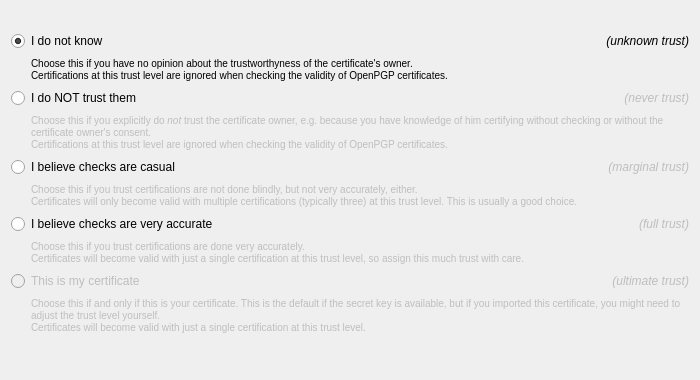
<?xml version="1.0" encoding="UTF-8"?>
<ui version="4.0">
 <class>OwnerTrustDialog</class>
 <widget class="QWidget" name="OwnerTrustDialog">
  <property name="geometry">
   <rect>
    <x>0</x>
    <y>0</y>
    <width>700</width>
    <height>380</height>
   </rect>
  </property>
  <layout class="QVBoxLayout" name="verticalLayout">
   <property name="sizeConstraint">
    <enum>QLayout::SetMinimumSize</enum>
   </property>
   <item>
    <widget class="QLabel" name="label">
     <property name="wordWrap">
      <bool>true</bool>
     </property>
    </widget>
   </item>
   <item>
    <layout class="QHBoxLayout" name="horizontalLayout_10">
     <item>
      <widget class="QRadioButton" name="unknownRB">
       <property name="text">
        <string>I do not know</string>
       </property>
       <property name="checked">
        <bool>true</bool>
       </property>
      </widget>
     </item>
     <item>
      <widget class="QLabel" name="label_7">
       <property name="enabled">
        <bool>true</bool>
       </property>
       <property name="text">
        <string>&lt;i&gt;(unknown trust)&lt;/i&gt;</string>
       </property>
       <property name="alignment">
        <set>Qt::AlignRight|Qt::AlignTrailing|Qt::AlignVCenter</set>
       </property>
      </widget>
     </item>
    </layout>
   </item>
   <item>
    <layout class="QHBoxLayout" name="horizontalLayout">
     <item>
      <spacer>
       <property name="orientation">
        <enum>Qt::Horizontal</enum>
       </property>
       <property name="sizeType">
        <enum>QSizePolicy::Fixed</enum>
       </property>
       <property name="sizeHint" stdset="0">
        <size>
         <width>20</width>
         <height>20</height>
        </size>
       </property>
      </spacer>
     </item>
     <item>
      <widget class="QLabel" name="label_2">
       <property name="enabled">
        <bool>true</bool>
       </property>
       <property name="text">
        <string>&lt;font size=&quot;-1&quot;&gt;Choose this if you have no opinion about the trustworthyness of the certificate's owner.&lt;br&gt;Certifications at this trust level are ignored when checking the validity of OpenPGP certificates.&lt;/font&gt;</string>
       </property>
       <property name="wordWrap">
        <bool>true</bool>
       </property>
      </widget>
     </item>
    </layout>
   </item>
   <item>
    <layout class="QHBoxLayout" name="horizontalLayout_9">
     <item>
      <widget class="QRadioButton" name="neverRB">
       <property name="text">
        <string>I do NOT trust them</string>
       </property>
      </widget>
     </item>
     <item>
      <widget class="QLabel" name="label_8">
       <property name="enabled">
        <bool>false</bool>
       </property>
       <property name="text">
        <string>&lt;i&gt;(never trust)&lt;/i&gt;</string>
       </property>
       <property name="alignment">
        <set>Qt::AlignRight|Qt::AlignTrailing|Qt::AlignVCenter</set>
       </property>
      </widget>
     </item>
    </layout>
   </item>
   <item>
    <layout class="QHBoxLayout" name="horizontalLayout_2">
     <item>
      <spacer>
       <property name="orientation">
        <enum>Qt::Horizontal</enum>
       </property>
       <property name="sizeType">
        <enum>QSizePolicy::Fixed</enum>
       </property>
       <property name="sizeHint" stdset="0">
        <size>
         <width>20</width>
         <height>20</height>
        </size>
       </property>
      </spacer>
     </item>
     <item>
      <widget class="QLabel" name="label_3">
       <property name="enabled">
        <bool>false</bool>
       </property>
       <property name="text">
        <string>&lt;font size=&quot;-1&quot;&gt;Choose this if you explicitly do &lt;em&gt;not&lt;/em&gt; trust the certificate owner, e.g. because you have knowledge of him certifying without checking or without the certificate owner's consent.&lt;br&gt;Certifications at this trust level are ignored when checking the validity of OpenPGP certificates.&lt;/font&gt;</string>
       </property>
       <property name="wordWrap">
        <bool>true</bool>
       </property>
      </widget>
     </item>
    </layout>
   </item>
   <item>
    <layout class="QHBoxLayout" name="horizontalLayout_8">
     <item>
      <widget class="QRadioButton" name="marginalRB">
       <property name="text">
        <string>I believe checks are casual</string>
       </property>
      </widget>
     </item>
     <item>
      <widget class="QLabel" name="label_9">
       <property name="enabled">
        <bool>false</bool>
       </property>
       <property name="text">
        <string>&lt;i&gt;(marginal trust)&lt;/i&gt;</string>
       </property>
       <property name="alignment">
        <set>Qt::AlignRight|Qt::AlignTrailing|Qt::AlignVCenter</set>
       </property>
      </widget>
     </item>
    </layout>
   </item>
   <item>
    <layout class="QHBoxLayout" name="horizontalLayout_3">
     <item>
      <spacer>
       <property name="orientation">
        <enum>Qt::Horizontal</enum>
       </property>
       <property name="sizeType">
        <enum>QSizePolicy::Fixed</enum>
       </property>
       <property name="sizeHint" stdset="0">
        <size>
         <width>20</width>
         <height>20</height>
        </size>
       </property>
      </spacer>
     </item>
     <item>
      <widget class="QLabel" name="label_4">
       <property name="enabled">
        <bool>false</bool>
       </property>
       <property name="text">
        <string>&lt;font size=&quot;-1&quot;&gt;Choose this if you trust certifications are not done blindly, but not very accurately, either.&lt;br&gt;Certificates will only become valid with multiple certifications (typically three) at this trust level. This is usually a good choice.&lt;/font&gt;</string>
       </property>
       <property name="wordWrap">
        <bool>true</bool>
       </property>
      </widget>
     </item>
    </layout>
   </item>
   <item>
    <layout class="QHBoxLayout" name="horizontalLayout_7">
     <item>
      <widget class="QRadioButton" name="fullRB">
       <property name="text">
        <string>I believe checks are very accurate</string>
       </property>
      </widget>
     </item>
     <item>
      <widget class="QLabel" name="label_10">
       <property name="enabled">
        <bool>false</bool>
       </property>
       <property name="text">
        <string>&lt;i&gt;(full trust)&lt;/i&gt;</string>
       </property>
       <property name="alignment">
        <set>Qt::AlignRight|Qt::AlignTrailing|Qt::AlignVCenter</set>
       </property>
      </widget>
     </item>
    </layout>
   </item>
   <item>
    <layout class="QHBoxLayout" name="horizontalLayout_4">
     <item>
      <spacer>
       <property name="orientation">
        <enum>Qt::Horizontal</enum>
       </property>
       <property name="sizeType">
        <enum>QSizePolicy::Fixed</enum>
       </property>
       <property name="sizeHint" stdset="0">
        <size>
         <width>20</width>
         <height>20</height>
        </size>
       </property>
      </spacer>
     </item>
     <item>
      <widget class="QLabel" name="label_5">
       <property name="enabled">
        <bool>false</bool>
       </property>
       <property name="text">
        <string>&lt;font size=&quot;-1&quot;&gt;Choose this if you trust certifications are done very accurately.&lt;br&gt;Certificates will become valid with just a single certification at this trust level, so assign this much trust with care.&lt;/font&gt;</string>
       </property>
       <property name="wordWrap">
        <bool>true</bool>
       </property>
      </widget>
     </item>
    </layout>
   </item>
   <item>
    <layout class="QHBoxLayout" name="horizontalLayout_6">
     <item>
      <widget class="QRadioButton" name="ultimateRB">
       <property name="enabled">
        <bool>false</bool>
       </property>
       <property name="text">
        <string>This is my certificate</string>
       </property>
      </widget>
     </item>
     <item>
      <widget class="QLabel" name="label_11">
       <property name="enabled">
        <bool>false</bool>
       </property>
       <property name="text">
        <string>&lt;i&gt;(ultimate trust)&lt;/i&gt;</string>
       </property>
       <property name="alignment">
        <set>Qt::AlignRight|Qt::AlignTrailing|Qt::AlignVCenter</set>
       </property>
      </widget>
     </item>
    </layout>
   </item>
   <item>
    <layout class="QHBoxLayout" name="horizontalLayout_5">
     <item>
      <spacer>
       <property name="orientation">
        <enum>Qt::Horizontal</enum>
       </property>
       <property name="sizeType">
        <enum>QSizePolicy::Fixed</enum>
       </property>
       <property name="sizeHint" stdset="0">
        <size>
         <width>20</width>
         <height>20</height>
        </size>
       </property>
      </spacer>
     </item>
     <item>
      <widget class="QLabel" name="label_6">
       <property name="enabled">
        <bool>false</bool>
       </property>
       <property name="text">
        <string>&lt;font size=&quot;-1&quot;&gt;Choose this if and only if this is your certificate. This is the default if the secret key is available, but if you imported this certificate, you might need to adjust the trust level yourself.&lt;br&gt;Certificates will become valid with just a single certification at this trust level.&lt;/font&gt;</string>
       </property>
       <property name="wordWrap">
        <bool>true</bool>
       </property>
      </widget>
     </item>
    </layout>
   </item>
   <item>
    <spacer>
     <property name="orientation">
      <enum>Qt::Vertical</enum>
     </property>
     <property name="sizeHint" stdset="0">
      <size>
       <width>501</width>
       <height>40</height>
      </size>
     </property>
    </spacer>
   </item>
  </layout>
 </widget>
 <resources/>
 <connections>
  <connection>
   <sender>unknownRB</sender>
   <signal>toggled(bool)</signal>
   <receiver>label_2</receiver>
   <slot>setEnabled(bool)</slot>
   <hints>
    <hint type="sourcelabel">
     <x>258</x>
     <y>50</y>
    </hint>
    <hint type="destinationlabel">
     <x>282</x>
     <y>82</y>
    </hint>
   </hints>
  </connection>
  <connection>
   <sender>neverRB</sender>
   <signal>toggled(bool)</signal>
   <receiver>label_3</receiver>
   <slot>setEnabled(bool)</slot>
   <hints>
    <hint type="sourcelabel">
     <x>227</x>
     <y>111</y>
    </hint>
    <hint type="destinationlabel">
     <x>279</x>
     <y>155</y>
    </hint>
   </hints>
  </connection>
  <connection>
   <sender>marginalRB</sender>
   <signal>toggled(bool)</signal>
   <receiver>label_4</receiver>
   <slot>setEnabled(bool)</slot>
   <hints>
    <hint type="sourcelabel">
     <x>267</x>
     <y>184</y>
    </hint>
    <hint type="destinationlabel">
     <x>321</x>
     <y>216</y>
    </hint>
   </hints>
  </connection>
  <connection>
   <sender>fullRB</sender>
   <signal>toggled(bool)</signal>
   <receiver>label_5</receiver>
   <slot>setEnabled(bool)</slot>
   <hints>
    <hint type="sourcelabel">
     <x>321</x>
     <y>245</y>
    </hint>
    <hint type="destinationlabel">
     <x>381</x>
     <y>277</y>
    </hint>
   </hints>
  </connection>
  <connection>
   <sender>ultimateRB</sender>
   <signal>toggled(bool)</signal>
   <receiver>label_6</receiver>
   <slot>setEnabled(bool)</slot>
   <hints>
    <hint type="sourcelabel">
     <x>227</x>
     <y>306</y>
    </hint>
    <hint type="destinationlabel">
     <x>283</x>
     <y>350</y>
    </hint>
   </hints>
  </connection>
  <connection>
   <sender>unknownRB</sender>
   <signal>toggled(bool)</signal>
   <receiver>label_7</receiver>
   <slot>setEnabled(bool)</slot>
   <hints>
    <hint type="sourcelabel">
     <x>317</x>
     <y>46</y>
    </hint>
    <hint type="destinationlabel">
     <x>689</x>
     <y>50</y>
    </hint>
   </hints>
  </connection>
  <connection>
   <sender>neverRB</sender>
   <signal>toggled(bool)</signal>
   <receiver>label_8</receiver>
   <slot>setEnabled(bool)</slot>
   <hints>
    <hint type="sourcelabel">
     <x>329</x>
     <y>111</y>
    </hint>
    <hint type="destinationlabel">
     <x>689</x>
     <y>111</y>
    </hint>
   </hints>
  </connection>
  <connection>
   <sender>marginalRB</sender>
   <signal>toggled(bool)</signal>
   <receiver>label_9</receiver>
   <slot>setEnabled(bool)</slot>
   <hints>
    <hint type="sourcelabel">
     <x>331</x>
     <y>184</y>
    </hint>
    <hint type="destinationlabel">
     <x>689</x>
     <y>184</y>
    </hint>
   </hints>
  </connection>
  <connection>
   <sender>fullRB</sender>
   <signal>toggled(bool)</signal>
   <receiver>label_10</receiver>
   <slot>setEnabled(bool)</slot>
   <hints>
    <hint type="sourcelabel">
     <x>333</x>
     <y>245</y>
    </hint>
    <hint type="destinationlabel">
     <x>689</x>
     <y>245</y>
    </hint>
   </hints>
  </connection>
  <connection>
   <sender>ultimateRB</sender>
   <signal>toggled(bool)</signal>
   <receiver>label_11</receiver>
   <slot>setEnabled(bool)</slot>
   <hints>
    <hint type="sourcelabel">
     <x>335</x>
     <y>306</y>
    </hint>
    <hint type="destinationlabel">
     <x>689</x>
     <y>306</y>
    </hint>
   </hints>
  </connection>
 </connections>
 <slots>
  <slot>slotTrustLevelChanged()</slot>
 </slots>
</ui>
